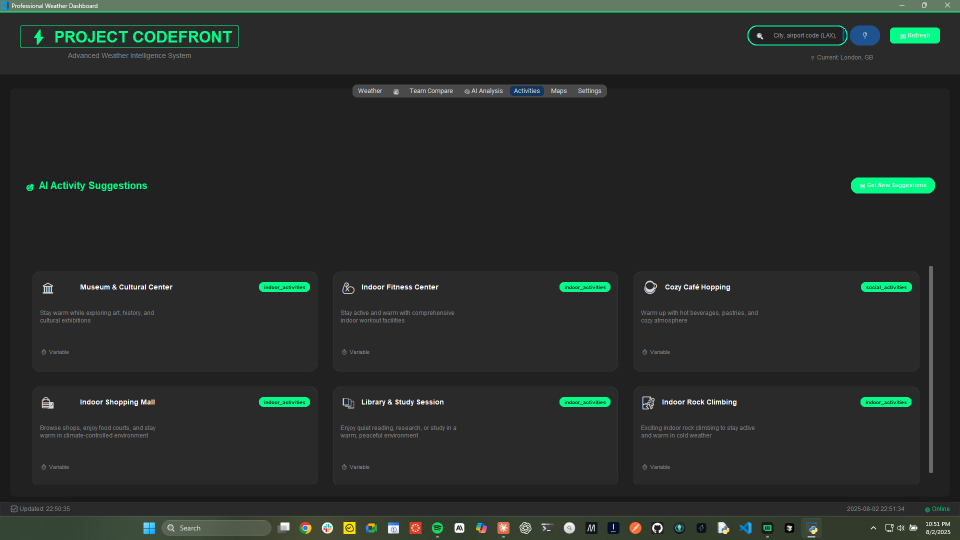
#> input picture assets/images/Activities_Tab.png, 1920 x 1080 px (shown at 1/2 size); its folder holds only this picture in this run
$ python -i photo_manager.py   (imports and definitions only)
#> lines starting #> are read from the running program, lines starting #| are printed output that depends on the picture
"""Photo Manager Utility

This module provides comprehensive photo management functionality for the weather journal,
including image processing, thumbnail generation, and photo organization.
"""

import hashlib
import json
import logging
import shutil
from datetime import datetime
from pathlib import Path
from typing import Any, Dict, List, Optional, Tuple

from PIL import ExifTags, Image, ImageOps


class PhotoManager:
    """Manages photo operations for the weather journal."""

    SUPPORTED_FORMATS = {".jpg", ".jpeg", ".png", ".bmp", ".tiff", ".webp"}
    THUMBNAIL_SIZE = (150, 150)
    MAX_IMAGE_SIZE = (1920, 1080)  # Max size for stored images
    PHOTOS_DIR = "assets/photos"
    THUMBNAILS_DIR = "assets/photos/thumbnails"

    def __init__(self, base_path: str = "."):
        """Initialize the photo manager.

        Args:
            base_path: Base directory path for the application
        """
        self.base_path = Path(base_path)
        self.photos_dir = self.base_path / self.PHOTOS_DIR
        self.thumbnails_dir = self.base_path / self.THUMBNAILS_DIR
        self.logger = logging.getLogger(__name__)

        # Create directories if they don't exist
        self._ensure_directories()

        # Load photo metadata
        self.metadata_file = self.photos_dir / "photo_metadata.json"
        self.metadata = self._load_metadata()

    def _ensure_directories(self) -> None:
        """Ensure photo and thumbnail directories exist."""
        try:
            self.photos_dir.mkdir(parents=True, exist_ok=True)
            self.thumbnails_dir.mkdir(parents=True, exist_ok=True)
            self.logger.info(f"Photo directories ensured: {self.photos_dir}")
        except Exception as e:
            self.logger.error(f"Failed to create photo directories: {e}")
            raise

    def _load_metadata(self) -> Dict[str, Any]:
        """Load photo metadata from JSON file.

        Returns:
            Dictionary containing photo metadata
        """
        if self.metadata_file.exists():
            try:
                with open(self.metadata_file, "r", encoding="utf-8") as f:
                    return json.load(f)
            except Exception as e:
                self.logger.warning(f"Failed to load photo metadata: {e}")

        return {"photos": {}, "version": "1.0"}

    def _save_metadata(self) -> None:
        """Save photo metadata to JSON file."""
        try:
            with open(self.metadata_file, "w", encoding="utf-8") as f:
                json.dump(self.metadata, f, indent=2, ensure_ascii=False)
        except Exception as e:
            self.logger.error(f"Failed to save photo metadata: {e}")

    def _get_image_hash(self, image_path: Path) -> str:
        """Generate hash for image file.

        Args:
            image_path: Path to image file

        Returns:
            SHA256 hash of the image
        """
        hash_sha256 = hashlib.sha256()
        with open(image_path, "rb") as f:
            for chunk in iter(lambda: f.read(4096), b""):
                hash_sha256.update(chunk)
        return hash_sha256.hexdigest()[:16]  # Use first 16 characters

    def _fix_image_orientation(self, image: Image.Image) -> Image.Image:
        """Fix image orientation based on EXIF data.

        Args:
            image: PIL Image object

        Returns:
            Image with corrected orientation
        """
        try:
            # Get EXIF data
            exif = image._getexif()
            if exif is not None:
                for tag, value in exif.items():
                    if tag in ExifTags.TAGS and ExifTags.TAGS[tag] == "Orientation":
                        if value == 3:
                            image = image.rotate(180, expand=True)
                        elif value == 6:
                            image = image.rotate(270, expand=True)
                        elif value == 8:
                            image = image.rotate(90, expand=True)
                        break
        except (AttributeError, KeyError, TypeError):
            # No EXIF data or orientation info
            pass

        return image

    # [13 lines left out: function _resize_image, not called in this run]

    def _generate_filename(self, original_name: str, entry_id: Optional[int] = None) -> str:
        """Generate unique filename for photo.

        Args:
            original_name: Original filename
            entry_id: Journal entry ID (optional)

        Returns:
            Generated filename
        """
        timestamp = datetime.now().strftime("%Y%m%d_%H%M%S")
        name_part = Path(original_name).stem[:20]  # Limit length
        extension = Path(original_name).suffix.lower()

        if entry_id:
            return f"entry_{entry_id}_{timestamp}_{name_part}{extension}"
        else:
            return f"{timestamp}_{name_part}{extension}"

    def add_photo(
        self, source_path: str, entry_id: Optional[int] = None, description: str = ""
    ) -> Optional[str]:
        """Add a photo to the journal.

        Args:
            source_path: Path to source image file
            entry_id: Journal entry ID to associate with
            description: Optional description for the photo

        Returns:
            Relative path to stored photo or None if failed
        """
#> called with source_path = '../../assets/images/Activities_Tab.png', description = ''
        try:
            source_path = Path(source_path)

            # Validate file exists and format
            if not source_path.exists():
                self.logger.error(f"Source image not found: {source_path}")
                return None

            if source_path.suffix.lower() not in self.SUPPORTED_FORMATS:
                self.logger.error(f"Unsupported image format: {source_path.suffix}")
                return None

            # Generate unique filename
            new_filename = self._generate_filename(source_path.name, entry_id)
            photo_path = self.photos_dir / new_filename
            thumbnail_path = self.thumbnails_dir / new_filename

            # Open and process image
            with Image.open(source_path) as image:
                # Convert to RGB if necessary
#> image is the input picture: PIL image 1920x1080 RGBA; mean R, G, B, A 40.8, 45.4, 42.6, 255
                if image.mode in ("RGBA", "LA", "P"):
                    background = Image.new("RGB", image.size, (255, 255, 255))
#> background: PIL image 1920x1080 RGB; every value is 255
                    if image.mode == "P":
                        image = image.convert("RGBA")
                    background.paste(
                        image, mask=image.split()[-1] if image.mode in ("RGBA", "LA") else None
                    )
                    image = background

                # Fix orientation
                image = self._fix_image_orientation(image)

                # Resize main image if too large
                if image.size[0] > self.MAX_IMAGE_SIZE[0] or image.size[1] > self.MAX_IMAGE_SIZE[1]:
                    image = self._resize_image(image, self.MAX_IMAGE_SIZE)

                # Save main image
                image.save(photo_path, "JPEG", quality=85, optimize=True)

                # Create and save thumbnail
                thumbnail = image.copy()
                thumbnail = ImageOps.fit(thumbnail, self.THUMBNAIL_SIZE, Image.Resampling.LANCZOS)
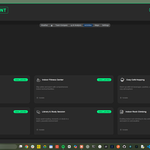
#> thumbnail: PIL image 150x150 RGB; mean R, G, B 41.6, 44.5, 42.3
                thumbnail.save(thumbnail_path, "JPEG", quality=80, optimize=True)

            # Generate image hash for duplicate detection
            image_hash = self._get_image_hash(photo_path)

            # Store metadata
            relative_path = str(Path(self.PHOTOS_DIR) / new_filename)
            if "photos" not in self.metadata:
                self.metadata["photos"] = {}

            try:
                file_size = photo_path.stat().st_size if photo_path.exists() else 0
                with Image.open(photo_path) as img:
                    dimensions = list(img.size)
#> dimensions = [1920, 1080]
            except Exception as e:
                self.logger.warning(f"Error getting file stats: {e}")
                file_size = 0
                dimensions = [0, 0]

            self.metadata["photos"][relative_path] = {
                "original_name": source_path.name if source_path else "",
                "entry_id": entry_id,
                "description": description or "",
                "added_at": datetime.now().isoformat(),
                "file_size": file_size,
                "dimensions": dimensions,
                "hash": image_hash or "",
            }

            self._save_metadata()

            self.logger.info(f"Photo added successfully: {relative_path}")
            return relative_path

        except Exception as e:
            self.logger.error(f"Failed to add photo: {e}")
            return None

    # [204 lines left out: functions remove_photo, get_photo_info, get_thumbnail_path, get_photos_for_entry, find_duplicate_photos, cleanup_orphaned_photos and 2 more, not called in this run]

>>> result = PhotoManager().add_photo('../../assets/images/Activities_Tab.png')

$ run again, on assets/images/Analytics_Tab.png
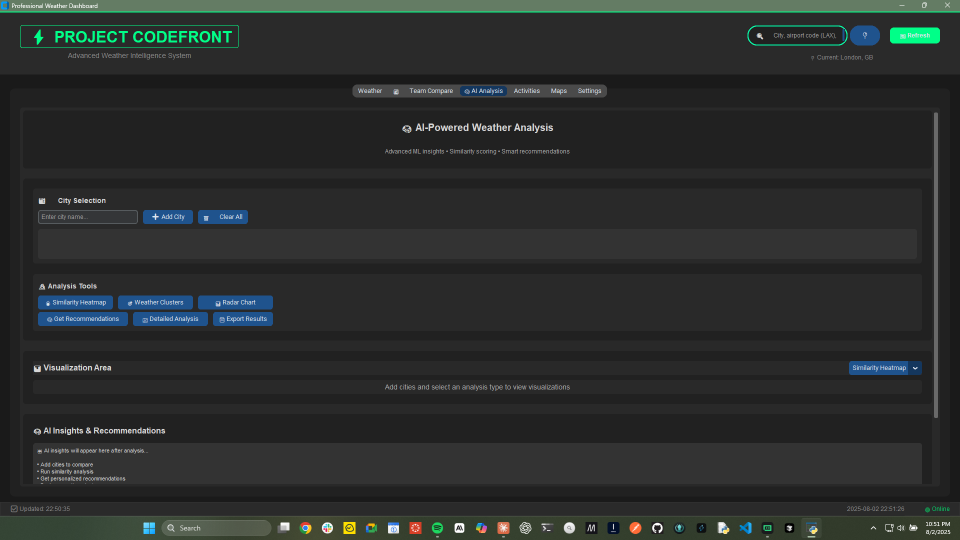
#> input picture assets/images/Analytics_Tab.png, 1920 x 1080 px (shown at 1/2 size)
#> in add_photo, image is the input picture: PIL image 1920x1080 RGBA; mean R, G, B, A 42.6, 46, 45.1, 255
#> in add_photo, `thumbnail = ImageOps.fit(thumbnail, self.THUMBNAIL_SIZE, Image.Resampl..`:
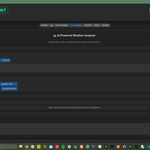
#> thumbnail: PIL image 150x150 RGB; mean R, G, B 43.1, 45, 43.9

$ run again, on assets/images/Compare_Team.png
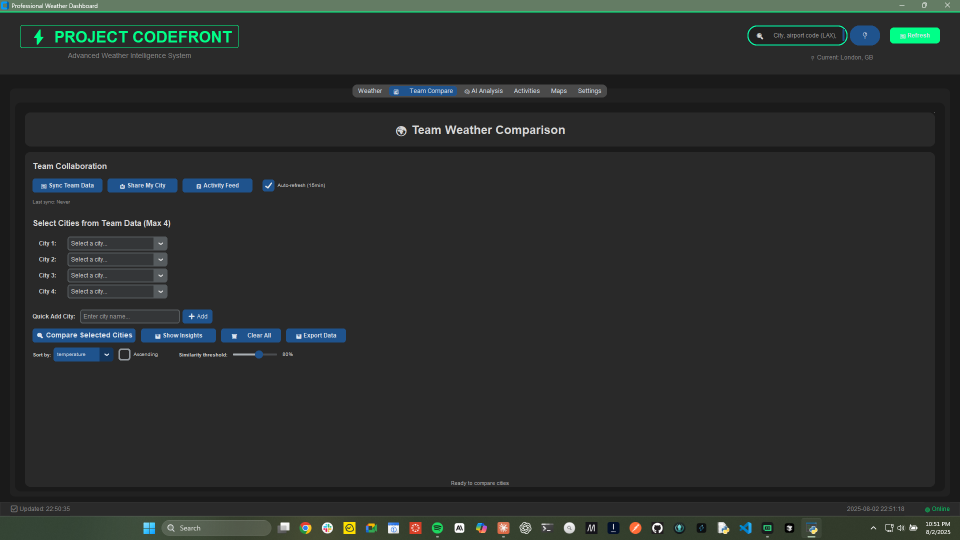
#> input picture assets/images/Compare_Team.png, 1920 x 1080 px (shown at 1/2 size)
#> in add_photo, image is the input picture: PIL image 1920x1080 RGBA; mean R, G, B, A 42.9, 46.4, 45.4, 255
#> in add_photo, `thumbnail = ImageOps.fit(thumbnail, self.THUMBNAIL_SIZE, Image.Resampl..`:
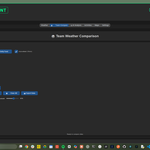
#> thumbnail: PIL image 150x150 RGB; mean R, G, B 43.4, 45.4, 44.4

$ run again, on assets/images/Google_Fallback.png
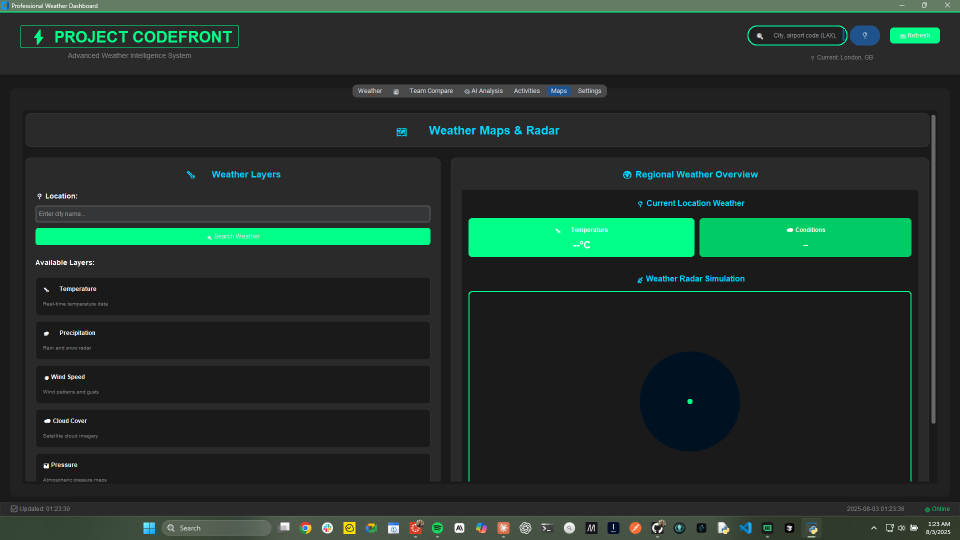
#> input picture assets/images/Google_Fallback.png, 1920 x 1080 px (shown at 1/2 size)
#> in add_photo, image is the input picture: PIL image 1920x1080 RGBA; mean R, G, B, A 35.3, 50.1, 43.4, 255
#> in add_photo, `thumbnail = ImageOps.fit(thumbnail, self.THUMBNAIL_SIZE, Image.Resampl..`:
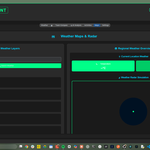
#> thumbnail: PIL image 150x150 RGB; mean R, G, B 35.1, 50.7, 44.3
